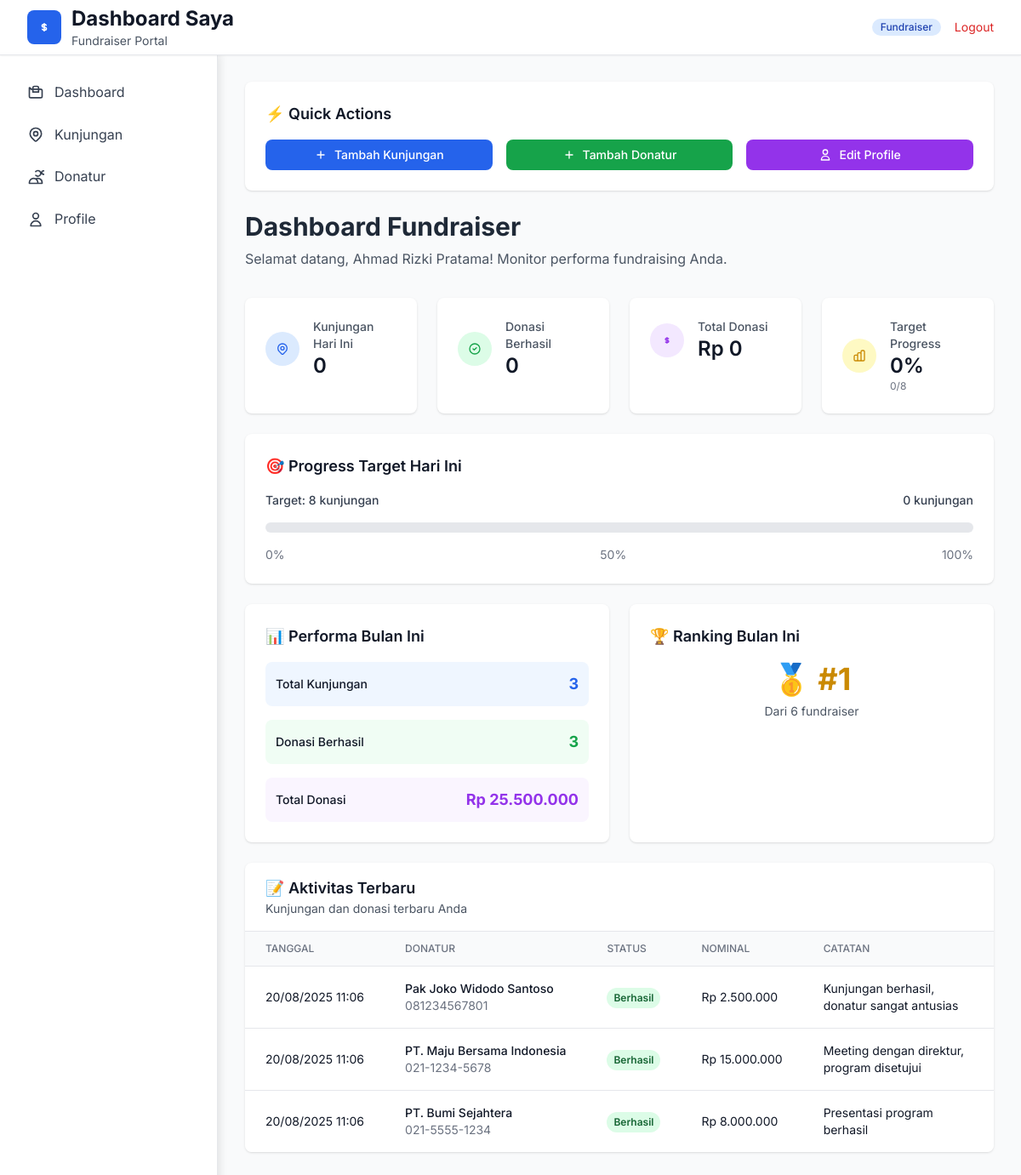
Screenshot of /dashboard-user.php (signed in) with the database file from the repository.
### tables this page shows
CREATE TABLE `users` (
    `id` INT UNSIGNED NOT NULL AUTO_INCREMENT,
    `name` VARCHAR(150) NOT NULL,
    `email` VARCHAR(150) DEFAULT NULL,
    `username` VARCHAR(100) DEFAULT NULL,
    `password` VARCHAR(255) NOT NULL,
    `role` ENUM('admin','monitor','user') NOT NULL DEFAULT 'user',
    `status` ENUM('active','inactive') NOT NULL DEFAULT 'active',
    `target` INT UNSIGNED NOT NULL DEFAULT 8,
    `phone` VARCHAR(25) DEFAULT NULL,
    `created_at` TIMESTAMP NOT NULL DEFAULT CURRENT_TIMESTAMP,
    `updated_at` TIMESTAMP NULL DEFAULT CURRENT_TIMESTAMP ON UPDATE CURRENT_TIMESTAMP,
    PRIMARY KEY (`id`),
    UNIQUE KEY `uq_users_email` (`email`),
    UNIQUE KEY `uq_users_username` (`username`),
    KEY `idx_users_role` (`role`),
    KEY `idx_users_status` (`status`)
);

CREATE TABLE `kunjungan` (
    `id` BIGINT UNSIGNED NOT NULL AUTO_INCREMENT,
    `fundraiser_id` INT UNSIGNED NOT NULL,
    `donatur_id` INT UNSIGNED NOT NULL,
    `status` ENUM('berhasil','tidak-berhasil','follow-up') NOT NULL,
    `nominal` BIGINT UNSIGNED NOT NULL DEFAULT 0,
    `catatan` TEXT DEFAULT NULL,
    `foto` VARCHAR(255) DEFAULT NULL,
    `latitude` DECIMAL(10,8) DEFAULT NULL,
    `longitude` DECIMAL(11,8) DEFAULT NULL,
    `location_address` TEXT DEFAULT NULL,
    `created_at` TIMESTAMP NOT NULL DEFAULT CURRENT_TIMESTAMP,
    `updated_at` TIMESTAMP NULL DEFAULT CURRENT_TIMESTAMP ON UPDATE CURRENT_TIMESTAMP,
    PRIMARY KEY (`id`),
    KEY `idx_kunjungan_fundraiser` (`fundraiser_id`),
    KEY `idx_kunjungan_donatur` (`donatur_id`),
    KEY `idx_kunjungan_status` (`status`),
    KEY `idx_kunjungan_created_at` (`created_at`),
    KEY `idx_kunjungan_foto` (`foto`),
    KEY `idx_kunjungan_location` (`latitude`,`longitude`),
    CONSTRAINT `fk_kunjungan_fundraiser`
        FOREIGN KEY (`fundraiser_id`) REFERENCES `users`(`id`)
        ON UPDATE CASCADE ON DELETE RESTRICT,
    CONSTRAINT `fk_kunjungan_donatur`
        FOREIGN KEY (`donatur_id`) REFERENCES `donatur`(`id`)
        ON UPDATE CASCADE ON DELETE RESTRICT
);

CREATE TABLE `donatur` (
    `id` INT UNSIGNED NOT NULL AUTO_INCREMENT,
    `nama` VARCHAR(150) NOT NULL,
    `hp` VARCHAR(25) NOT NULL,
    `alamat` TEXT DEFAULT NULL,
    `created_at` TIMESTAMP NOT NULL DEFAULT CURRENT_TIMESTAMP,
    PRIMARY KEY (`id`),
    UNIQUE KEY `uq_donatur_hp` (`hp`)
);

### dashboard-user.php (the view, shortened to what the rows shown need)
<?php
require_once 'config.php';
$stmt = $pdo->prepare("SELECT * FROM users WHERE id = :id");
$stmt->bindParam(':id', $_SESSION['user_id']);
$stmt->execute();
$user = $stmt->fetch(PDO::FETCH_ASSOC);
try {
    $today = date('Y-m-d');
    $user_id = $user['id'];
    $stmt = $pdo->prepare("SELECT COUNT(*) FROM kunjungan WHERE fundraiser_id = ? AND DATE(created_at) = ?");
    $stmt->execute([$user_id, $today]);
    $user_kunjungan_hari_ini = $stmt->fetchColumn();
    $user_target = $user['target'] ?? 8;
    $user_progress_percent = $user_target > 0 ? min(100, round(($user_kunjungan_hari_ini / $user_target) * 100)) : 0;
    $stmt = $pdo->prepare("
        SELECT k.*, d.nama as donatur_name, d.hp as donatur_hp
        FROM kunjungan k
        LEFT JOIN donatur d ON k.donatur_id = d.id
        WHERE k.fundraiser_id = ?
        ORDER BY k.created_at DESC
        LIMIT 10
    ");
    $stmt->execute([$user_id]);
    $user_recent_activities = $stmt->fetchAll(PDO::FETCH_ASSOC);
} catch (Exception $e) {
    $error_message = $e->getMessage();
    $user_kunjungan_hari_ini = 0;
    $user_donasi_berhasil = 0;
    $user_total_donasi = 0;
    $user_progress_percent = 0;
    $user_recent_activities = [];
    $user_monthly_stats = ['total_kunjungan' => 0, 'sukses_kunjungan' => 0, 'total_donasi' => 0];
    $user_weekly_progress = [];
    $user_rank = 0;
}
?>
<!DOCTYPE html>
<html lang="id">
<head>
    <script src="https://cdn.tailwindcss.com"></script>
    <link rel="stylesheet" href="styles/main.css">
    <link rel="stylesheet" href="styles/icon-fixes.css">
</head>
<body class="bg-gray-100">
    <header class="bg-white shadow-sm border-b">
        <div class="max-w-full mx-auto px-4 sm:px-6 lg:px-8">
            <div class="flex justify-between items-center" style="height: 64px !important;">
                <div class="flex items-center">
                    <div>
                        <h1 class="text-xl md:text-2xl font-bold text-gray-900">Dashboard Saya</h1>
                    </div>
                </div>
            </div>
        </div>
    </header>
    <div class="flex">
        <div class="main-content flex-1 p-4 md:p-8">
            <div class="mb-6 md:mb-8">
                <h2 class="text-2xl md:text-3xl font-bold text-gray-800">Dashboard Fundraiser</h2>
                <p class="text-gray-600 mt-2">Selamat datang, <?php echo htmlspecialchars($user['name']); ?>! Monitor performa fundraising Anda.</p>
            </div>
            <div class="grid grid-cols-1 md:grid-cols-2 lg:grid-cols-4 gap-6 mb-6">
                <div class="bg-white rounded-lg shadow p-6">
                    <div class="flex items-center">
                        <div class="ml-4">
                            <p class="text-sm font-medium text-gray-600">Target Progress</p>
                            <p class="text-2xl font-semibold text-gray-900"><?php echo $user_progress_percent; ?>%</p>
                            <p class="text-xs text-gray-500"><?php echo $user_kunjungan_hari_ini; ?>/<?php echo $user_target; ?></p>
                        </div>
                    </div>
                </div>
            </div>
            <div class="bg-white rounded-lg shadow p-6 mb-6">
                <div class="space-y-4">
                    <div class="flex justify-between items-center">
                        <span class="text-sm font-medium text-gray-700">Target: <?php echo $user_target; ?> kunjungan</span>
                        <span class="text-sm font-medium text-gray-700"><?php echo $user_kunjungan_hari_ini; ?> kunjungan</span>
                    </div>
                </div>
            </div>
            <div class="bg-white rounded-lg shadow overflow-hidden">
                <?php if (!empty($user_recent_activities)): ?>
                <div class="overflow-x-auto">
                    <table class="min-w-full divide-y divide-gray-200">
                        <thead class="bg-gray-50">
                            <tr>
                                <th class="px-6 py-3 text-left text-xs font-medium text-gray-500 uppercase">Tanggal</th>
                                <th class="px-6 py-3 text-left text-xs font-medium text-gray-500 uppercase">Donatur</th>
                                <th class="px-6 py-3 text-left text-xs font-medium text-gray-500 uppercase">Status</th>
                                <th class="px-6 py-3 text-left text-xs font-medium text-gray-500 uppercase">Nominal</th>
                                <th class="px-6 py-3 text-left text-xs font-medium text-gray-500 uppercase">Catatan</th>
                            </tr>
                        </thead>
                        <tbody class="bg-white divide-y divide-gray-200">
                            <?php foreach ($user_recent_activities as $activity): ?>
                            <tr class="hover:bg-gray-50">
                                <td class="px-6 py-4 whitespace-nowrap text-sm text-gray-900">
                                    <?php echo date('d/m/Y H:i', strtotime($activity['created_at'])); ?>
                                </td>
                                <td class="px-6 py-4 whitespace-nowrap">
                                    <div>
                                        <div class="text-sm font-medium text-gray-900"><?php echo htmlspecialchars($activity['donatur_name'] ?? 'Unknown'); ?></div>
                                        <div class="text-sm text-gray-500"><?php echo htmlspecialchars($activity['donatur_hp'] ?? ''); ?></div>
                                    </div>
                                </td>
                                <td class="px-6 py-4 whitespace-nowrap">
                                    <span class="inline-flex px-2 py-1 text-xs font-semibold rounded-full <?php
                                        echo $activity['status'] === 'berhasil' ? 'bg-green-100 text-green-800' :
                                             ($activity['status'] === 'follow-up' ? 'bg-yellow-100 text-yellow-800' : 'bg-red-100 text-red-800');
                                    ?>">
                                        <?php echo ucfirst($activity['status']); ?>
                                    </span>
                                </td>
                                <td class="px-6 py-4 whitespace-nowrap text-sm text-gray-900">
                                    <?php if ($activity['status'] === 'berhasil' && $activity['nominal']): ?>
                                        Rp <?php echo number_format($activity['nominal'], 0, ',', '.'); ?>
                                    <?php else: ?>
                                        -
                                    <?php endif; ?>
                                </td>
                                <td class="px-6 py-4 text-sm text-gray-900">
                                    <?php echo htmlspecialchars($activity['catatan'] ?? ''); ?>
                                </td>
                            </tr>
                            <?php endforeach; ?>
                        </tbody>
                    </table>
                </div>
                <?php endif; ?>
            </div>
        </div>
    </div>
</body>
</html>

### rows the page displays
users: name "Ahmad Rizki Pratama", target "8"
kunjungan: created_at "20/08/2025 11:06", donatur.nama "Pak Joko Widodo Santoso", donatur.hp "081234567801", status "Berhasil", nominal "2.500.000", catatan "Kunjungan berhasil, donatur sangat antusias"
kunjungan: created_at "20/08/2025 11:06", donatur.nama "PT. Maju Bersama Indonesia", donatur.hp "021-1234-5678", status "Berhasil", nominal "15.000.000", catatan "Meeting dengan direktur, program disetujui"
kunjungan: created_at "20/08/2025 11:06", donatur.nama "PT. Bumi Sejahtera", donatur.hp "021-5555-1234", status "Berhasil", nominal "8.000.000", catatan "Presentasi program berhasil"

### other values shown
$user_kunjungan_hari_ini "0"
$user_donasi_berhasil "0"
$user_total_donasi "0"
$user_progress_percent "0"
$user_monthly_stats['total_kunjungan'] "3"
$user_monthly_stats['sukses_kunjungan'] "3"
$user_monthly_stats['total_donasi'] "25.500.000"
$rank_icon "🥇"
$user_rank "1"
count($all_users_ranking) "6"
